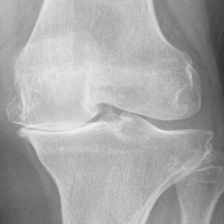
#> input picture 9025994L.png, 224 x 224 px, found by its file name
$ python patches.py
#> lines starting #> are read from the running program, lines starting #| are printed output that depends on the picture
from PIL import Image, ImageDraw

# -------------------------
# CONFIG
# -------------------------
IMAGE_PATH = "E:\Knee-OsteoArthritis-severity-detection\KneeXrayData\KneeXrayData\ClsKLData\kneeKL224\9025994L.png"
OUTPUT_PATH = "E:\Knee-OsteoArthritis-severity-detection\KneeXrayData\KneeXrayData\ClsKLData\kneeKL224\image_with_14x14_grid.png"

IMG_SIZE = 224
PATCH_SIZE = 16
NUM_PATCHES = IMG_SIZE // PATCH_SIZE  # 14

# -------------------------
# LOAD & RESIZE IMAGE
# -------------------------
img = Image.open(IMAGE_PATH).convert("RGB")
img = img.resize((IMG_SIZE, IMG_SIZE))

draw = ImageDraw.Draw(img)

# -------------------------
# DRAW GRID LINES
# -------------------------
for i in range(1, NUM_PATCHES):
    x = i * PATCH_SIZE
    y = i * PATCH_SIZE

    # vertical line
    draw.line([(x, 0), (x, IMG_SIZE)], fill="white", width=1)

    # horizontal line
    draw.line([(0, y), (IMG_SIZE, y)], fill="white", width=1)

# -------------------------
# SAVE RESULT
# -------------------------
img.save(OUTPUT_PATH)
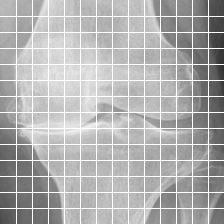
#> saved as image_with_14x14_grid.png: PIL image 224x224 RGB; min 50, max 255, mean 176.7

print("Saved grid image to:", OUTPUT_PATH)

$ run again, with 9453626L.png copied over 9025994L.png
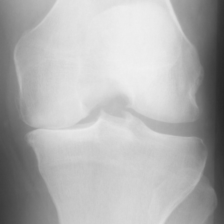
#> input picture 9453626L.png, 224 x 224 px, found by its file name
#> `img.save(OUTPUT_PATH)`:
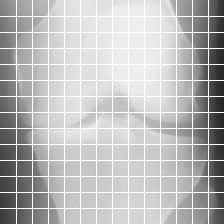
#> saved as image_with_14x14_grid.png: PIL image 224x224 RGB; min 37, max 255, mean 185.5
